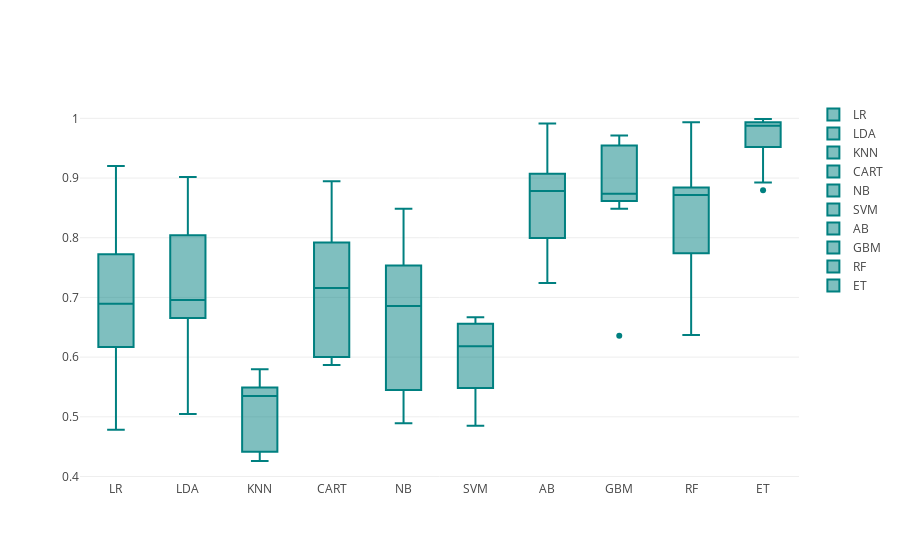

Here is the notebook cell this chart was saved with:
### Code cell
models = GetBasedModel()
names,results = BasedLine2(X_train, y_train,models)
PlotBoxR().PlotResult(names,results)

### Figure 1 — Plotly figure (JSON) as saved in the notebook; plotly's stock layout.template omitted (floating-point values rounded to 4 significant figures)
{"data": [{"marker": {"color": "rgb(0, 128, 128)"}, "name": "LR", "type": "box", "uid": "f0d83a34-adee-428e-80ea-9dfecd07af48", "y": [0.5598, 0.6286, 0.655, 0.7238, 0.4783, 0.7503, 0.8529, 0.7723, 0.617, 0.9202]}, {"marker": {"color": "rgb(0, 128, 128)"}, "name": "LDA", "type": "box", "uid": "c7218ff6-76e4-480e-a679-9e6a694e6546", "y": [0.6942, 0.6762, 0.6656, 0.6974, 0.5048, 0.8042, 0.8624, 0.766, 0.5186, 0.9016]}, {"marker": {"color": "rgb(0, 128, 128)"}, "name": "KNN", "type": "box", "uid": "d67caee8-a474-41f8-959c-8737a4b5e2d1", "y": [0.4259, 0.4392, 0.5328, 0.5492, 0.5534, 0.5365, 0.5413, 0.5277, 0.4415, 0.5798]}, {"marker": {"color": "rgb(0, 128, 128)"}, "name": "CART", "type": "box", "uid": "33bc8b09-4b62-4239-a454-ec6b60fa2ffe", "y": [0.7841, 0.8947, 0.5974, 0.7921, 0.6894, 0.5868, 0.6, 0.792, 0.625, 0.742]}, {"marker": {"color": "rgb(0, 128, 128)"}, "name": "NB", "type": "box", "uid": "7860c23c-348f-4663-8304-36655aa7b224", "y": [0.7175, 0.7249, 0.6222, 0.7534, 0.5005, 0.654, 0.8487, 0.5447, 0.4894, 0.8338]}, {"marker": {"color": "rgb(0, 128, 128)"}, "name": "SVM", "type": "box", "uid": "5e581741-0a19-4de7-87c2-30a5e5e78dc5", "y": [0.6561, 0.5481, 0.6148, 0.6667, 0.4852, 0.6217, 0.6614, 0.5755, 0.5066, 0.6516]}, {"marker": {"color": "rgb(0, 128, 128)"}, "name": "AB", "type": "box", "uid": "115d7439-8c44-476e-8784-e107d7e8a766", "y": [0.8762, 0.8804, 0.9005, 0.7995, 0.9074, 0.763, 0.9915, 0.8085, 0.7241, 0.9801]}, {"marker": {"color": "rgb(0, 128, 128)"}, "name": "GBM", "type": "box", "uid": "8a7d8307-ecb5-4a7b-a978-e4ae72b8a2f4", "y": [0.9037, 0.8624, 0.8487, 0.8614, 0.8614, 0.8847, 0.9545, 0.9713, 0.6356, 0.9707]}, {"marker": {"color": "rgb(0, 128, 128)"}, "name": "RF", "type": "box", "uid": "dacc8124-6caf-4c95-a6a1-442025996596", "y": [0.637, 0.8841, 0.8735, 0.7772, 0.7741, 0.9667, 0.8698, 0.884, 0.7068, 0.9934]}, {"marker": {"color": "rgb(0, 128, 128)"}, "name": "ET", "type": "box", "uid": "470529e1-cb85-4652-9486-c615313b3d97", "y": [0.9767, 0.9889, 0.9905, 0.8794, 0.9989, 0.9519, 0.8926, 0.9947, 0.9867, 0.9934]}], "layout": {}}
